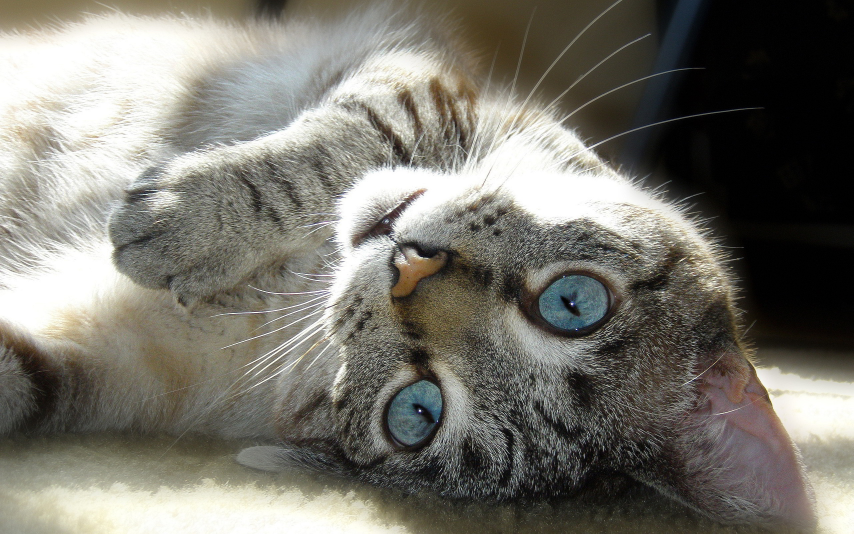
#> input picture Other_Projects/Open-CV/assets/cat-eyes-cute.jpg, 2560 x 1600 px (shown at 1/3 size)
$ jupyter execute python-cv.ipynb   (shell and % lines are left out)
#> lines starting #> are read from the running program, lines starting #| are printed output that depends on the picture; after the words box and inside, x2 and y2 are one past the last pixel; in counts of white or black regions, pixels touching at a corner belong together
<h1> Open CV tutorial </h1>

Welcome to my Open CV tutorial, this one have been made thanks to the " Tech with Tim " Tutorial, don't hesitate to watch his playlist <a href="https://www.youtube.com/playlist?list=PLzMcBGfZo4-lUA8uGjeXhBUUzPYc6vZRn"> here</a>.

If you want to run a particular section, don't forget to uncomment, the part were the image is display.

[cell 1]
import cv2
import numpy as np

<h1> -----------------------Introduction----------------------- <h1>

<h2> Loading the image </h2> <br>
    Different possibility for options :
       <li> IMREAD_COLOR : by defaut, load the image, all transparency will be neglected
       <li> IMREAD_GRAYSCALE : load the image in grayscale mode
       <li> IMREAD_UNCHANGED :  load the image, including alpha channel ( transparency, ... )

[cell 2]
img_1 = cv2.imread('assets/cat-eyes-cute.jpg', cv2.IMREAD_COLOR)
#> img_1 is the input picture: shape (1600, 2560, 3); mean B, G, R 109, 117.4, 119.7
img_2 = cv2.imread('assets/cat-eyes-cute.jpg', cv2.IMREAD_GRAYSCALE)
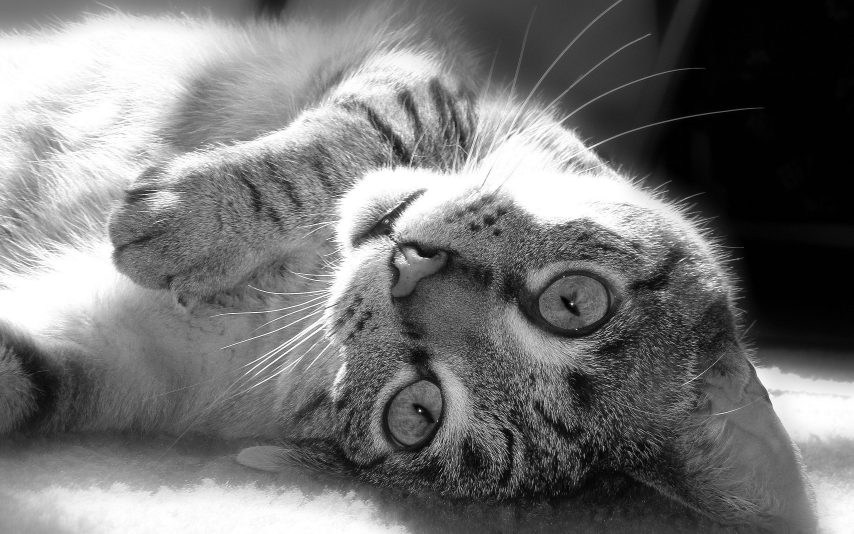
#> img_2: shape (1600, 2560) (shown at 1/3 size); min 0, max 255, mean 117.1
img_3 = cv2.imread('assets/cat-eyes-cute.jpg', cv2.IMREAD_UNCHANGED)

imgs = [img_1, img_2, img_3]
img = imgs[0]

<h3> Modifing the image </h3> <br>
    Different possibility for options :
       <li> IMREAD_COLOR : by defaut, load the image, all transparency will be neglected
       <li> IMREAD_GRAYSCALE : load the image in grayscale mode
       <li> IMREAD_UNCHANGED :  load the image, including alpha channel ( transparency, ... )

[cell 3]
#Resize the image into a 300x300 one
img = cv2.resize(img, (300,300))
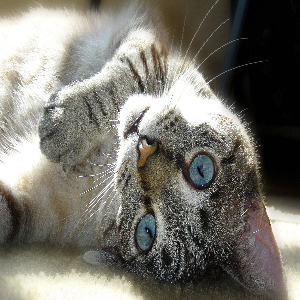
#> img: shape (300, 300, 3); mean B, G, R 108.9, 117.2, 119.5
#Resize the image into a hakf size one
img = cv2.resize(img, (0,0), fx=1/2, fy=1/2)
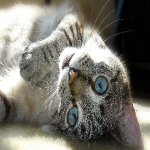
#> img: shape (150, 150, 3); mean B, G, R 109, 117.4, 119.6

<h3> Displaying the image </h3>

[cell 4]
def display(image, timeout=0):
    cv2.imshow('Image', image)

    #Wait that the user press a key, skipped after 10s. if the value is 0, it will wait indefinitely
    cv2.waitKey(timeout)
    cv2.destroyAllWindows()
#display(imgs[0], 1)

<h3> Saving the image </h3>

[cell 5]
cv2.imwrite('assets/my-cat-eyes-cute.jpg', img)
#> Out = True

<h1> -----------------------Image Fundamentals----------------------- <h1>

<h3> Image Representation </h3>

[cell 6]
img = imgs[0]
#Height, Width, Channels (RGB)
print(img.shape)
#| (1600, 2560, 3)

<h3> Make some random colors </h3>

[cell 7]
from random import randint as rd
new_img = imgs[0]
for i in range(new_img.shape[0]):
    for j in range(new_img.shape[1]):
        new_img[i][j] = [rd(0,255), rd(0,255), rd(0,255)]
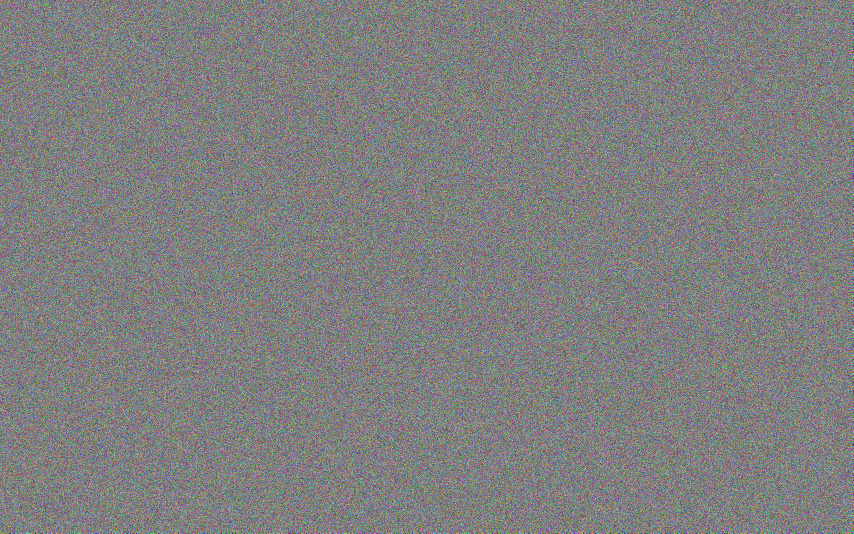
#> new_img: shape (1600, 2560, 3) (shown at 1/3 size); mean B, G, R 127.5, 127.5, 127.5

<h1> -------------------------- Cameras ------------------------- <h1>

<h3> Video </h3>

Now that we know how to manage a single image, we have to see how to manage some videos stream, like the output of a webcam.<br>

Moreover, we will try to modify the content of these output.

[cell 8]
def get_informations(cap, index):
    """
    :param cap: The object that give the information

    :param index: The index of information that we need :
        0: Current position of the video file in milliseconds or video capture timestamp.
        1: 0-based index of the frame to be decoded/captured next.
        2: Relative position of the video file: 0 - start of the film, 1 - end of the film.
        3: Width of the frames in the video stream.
        4: Height of the frames in the video stream.
        5: Frame rate.
        6: 4-character code of codec.
        7: Number of frames in the video file.
        8: Format of the Mat objects
        9: Backend-specific value indicating the current capture mode.
        10: Brightness of the image (only for cameras).
        11: Contrast of the image (only for cameras).
        12: Saturation of the image (only for cameras).
        13: Hue of the image (only for cameras).
        14: Gain of the image (only for cameras).
        15: Exposure (only for cameras).
        16: Boolean flags indicating whether images should be converted to RGB.
        17: The U value of the whitebalance setting (note: only supported by DC1394 v 2.x backend currently)
        18: The V value of the whitebalance setting (note: only supported by DC1394 v 2.x backend currently)
        19: Rectification flag for stereo cameras (note: only supported by DC1394 v 2.x backend currently)
        20: The ISO speed of the camera (note: only supported by DC1394 v 2.x backend currently)
        21: Amount of frames stored in internal buffer memory (note: only supported by DC1394 v 2.x backend currently)

    :return: The value of the information
    """
    return cap.get(index)

[cell 9]
running = False
if running:
    cam = cv2.VideoCapture(0)
while running :
    #Get the capture of the camera
    ret, frame = cam.read()


    #Let's try an example, let's make 4 times my face on the camera
    smaller_frame = cv2.resize(frame, (0,0), fx=1/2, fy=1/2)

    #Change the content of the frame, here make a black screen, to welcome the new frame with the 4 faces
    black_frame = np.zeros(frame.shape, np.uint8)

    #First we need the dimension of the image
    width = int(get_informations(cam, 3))
    height = int(get_informations(cam, 4))

    #Now let's fill the black_frame
    #Top left
    black_frame[:height//2, :width//2] = smaller_frame
    #Top right
    black_frame[:height//2:, width//2:] = smaller_frame
    #Bottom left
    black_frame[height//2:, :width//2] = smaller_frame
    #Bottom right
    black_frame[height//2:, width//2:] = smaller_frame


    #Let's have more fun, and rotate the images
    #Here it s impossible to have a rotation of 90° because the frame is not squared

    black_frame[:height//2, :width//2] = smaller_frame
    #Top right
    black_frame[:height//2:, width//2:] = cv2.cv2.rotate(smaller_frame, cv2.cv2.ROTATE_180)
    #Bottom left
    black_frame[height//2:, :width//2] = cv2.cv2.rotate(smaller_frame, cv2.cv2.ROTATE_180)
    #Bottom right
    black_frame[height//2:, width//2:] = smaller_frame
    frame_to_display = black_frame
    #frame_to_display = frame


    #Display the content of the camera
    #cv2.imshow('frame', frame_to_display)


    #While the key q is not press, we continue tu display
    if cv2.waitKey(1) == ord('q') :
        running = False

#cam.release()
#cv2.destroyAllWindows()

<h1> -------------------------- Drawing ------------------------- <h1>

<h3> Image Representation </h3>

Now that we know how to manage the output of our webcam, we have to see how display something into the screen. <br>
We will first see how to make simple geometrics forms, and text, that we can use for object detection for example.

[cell 10]
running = False
if running:
    cam = cv2.VideoCapture(0)
while running:
    #Get the capture of the camera
    ret, frame = cam.read()

    width = int(get_informations(cam, 3))
    height = int(get_informations(cam, 4))

    #Let's start slowly, with only drawing a blue line who cut the screen

    starting_point = (0, 0)
    end_point = (width, height)
    color = (255, 0, 0)
    thickness = 10
    #Clone the frame, to not display all the content
    img_for_line = np.copy(frame)
    frame_with_line = cv2.line(img_for_line, starting_point, end_point, color, thickness)

    #Let's get more in details, we can do the exact same things with a rectangle

    starting_point = (100, 100)
    rect_dimensions = (100, 150)

    #adding the starting point with the dimensiosn
    end_point = tuple(map(sum, zip(starting_point, rect_dimensions)))
    color = (255, 0, 0)
    thickness = 10
    #Clone the frame, to not display all the content
    img_for_rect = np.copy(frame)
    frame_with_rect = cv2.rectangle(img_for_rect, starting_point, end_point, color, thickness)

    #To finish, let's add a circle into our image
    center_position = (width // 2, height // 2)
    radius = 400
    thickness = 10  #-1 if you want to fill the circle
    #Clone the frame, to not display all the content
    img_for_circle = np.copy(frame)
    frame_with_circle = cv2.circle(img_for_circle, center_position, radius, color, thickness)

    #Now we can add a legend on our information, for example, let's keep the circle, and let's add it a legend
    font = cv2.FONT_HERSHEY_SIMPLEX
    font_scale = 3
    center_position = (width // 2 - 400, height // 2 + radius + 100)
    text = "Put your face here"
    color = (0, 0, 0)
    line_type = cv2.LINE_AA
    thickness = 3
    frame_with_circle = cv2.putText(frame_with_circle, text, center_position, font, font_scale, thickness, line_type)

    frame_to_display = img_for_circle

    #Display the content of the camera
    cv2.imshow('frame', frame_to_display)

    #While the key q is not press, we continue tu display
    if cv2.waitKey(1) == ord('q'):
        running = False
#cam.release()
#cv2.destroyAllWindows()

<h1> -------------------------- Colors ------------------------- <h1>

<h3> Colors modifications </h3>

Now that we know how to put form a certain positions, we need to see how to modify color <br>
This can be use to apply mask, make segmentation, ...

[cell 11]
running = False
if running:
    cam = cv2.VideoCapture(0)
while running :
    #Get the capture of the camera
    ret, frame = cam.read()

    #First, we need to transform the color panel into a HSV one.
    HSV = cv2.cvtColor(frame, cv2.COLOR_BGR2HSV)

    #Let's apply a blue mask, we need the lower and upper blue, these values are available on the OPENCV webpage
    lower_blue = np.array([90, 50, 50])
    upper_blue = np.array([130, 255, 255])

    #Let's create a mask, this one contain a boolean who told if pixels that are present between lower and opper bound.
    mask = cv2.inRange(HSV, lower_blue, upper_blue)

    #Apply the mask on the image, here is a and function, if the pixel are the same keep them, black otherwise
    #Here we will apply it onto a single image, so the parameters are the same.
    result = cv2.bitwise_and(frame, frame, mask=mask)

    width = int(get_informations(cam, 3))
    height = int(get_informations(cam, 4))

    frame_to_display = result

    #Display the content of the camera
    cv2.imshow('frame', frame_to_display)


    #While the key q is not press, we continue tu display
    if cv2.waitKey(1) == ord('q') :
        running = False
#cam.release()
#cv2.destroyAllWindows()

<h1> -------------------------- Detections ------------------------- <h1>

Now that we know how to manage webcam output, we will try to apply some detections on it.

<h3> Corner Detection </h3>

Let's start with an important one, the corner detection.
This will allow us to stay focus in a single image.

To do that let's start with a full square image, with a black and white mosaic.

[cell 12]
img = cv2.imread('assets/squares.png')
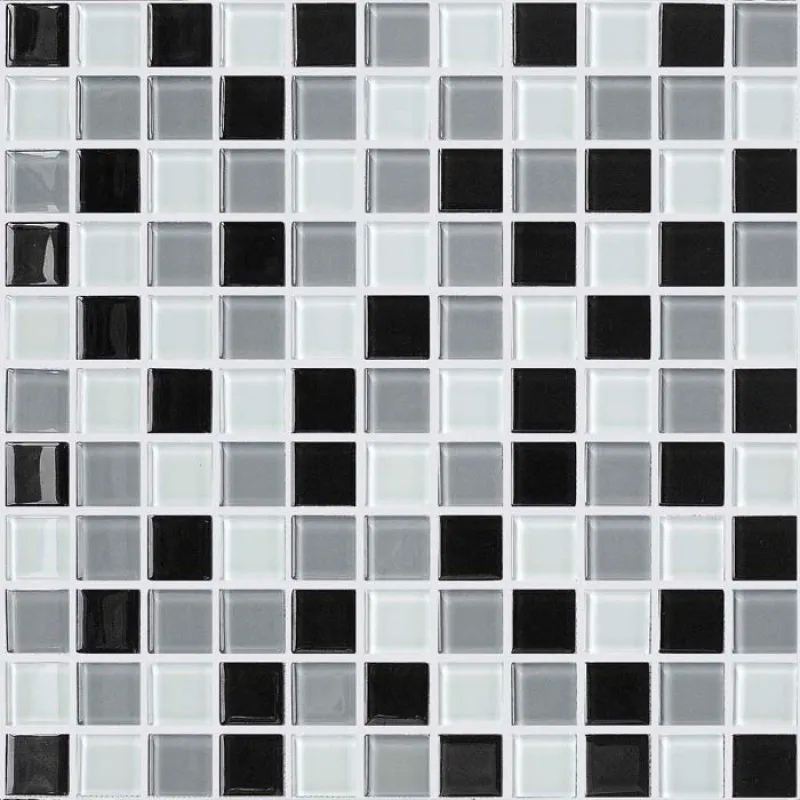
#> input picture Other_Projects/Open-CV/assets/squares.png, 800 x 800 px
#> img is the input picture: shape (800, 800, 3); mean B, G, R 158.1, 155.8, 152.5

[cell 13]
#Let's first copy this image in gray to help the algorithm
gray_img = cv2.cvtColor(img, cv2.COLOR_BGR2GRAY)
#Number of output that we want, here let's say 100 corners.
nb_best_corners = 100
#The minimal confidence of the algorithm
min_quality = 0.5
#The distance minimal between two corners, computes thanks to an euclidian distance.
dist = 1
#Get the corners in the image
corners = cv2.goodFeaturesToTrack(gray_img, nb_best_corners, min_quality, dist)
#> corners = 72 rows, first 8: [224, 222], [586, 735], [439, 735], [354, 505], [659, 504], [152, 369], [587, 663], [152, 4]
#Convert it into integer
corners = np.int0(corners)

<h3> Now let's draw a red circle around them. </h3>

[cell 14]
for corner in corners :
    #Using ravel to flat the array, for example [[[1],[2]]] -> [1,2]
    x, y = corner.ravel()
    center_position = (x, y)
    radius = 30
    thickness = 3  #-1 if you want to fill the circle
    color = (0, 0, 255)
    img = cv2.circle(img, center_position, radius, color, thickness)
#> this loop made 72 passes
#> (x, y) on passes 1 to 12: (224, 222), (586, 735), (439, 735), (354, 505), (659, 504), (152, 369), (587, 663), (152, 4), (512, 652), (220, 138), (512, 431), (514, 369)
#> pass 1, `img = cv2.circle(img, center_position, radius, color, thickness)`:
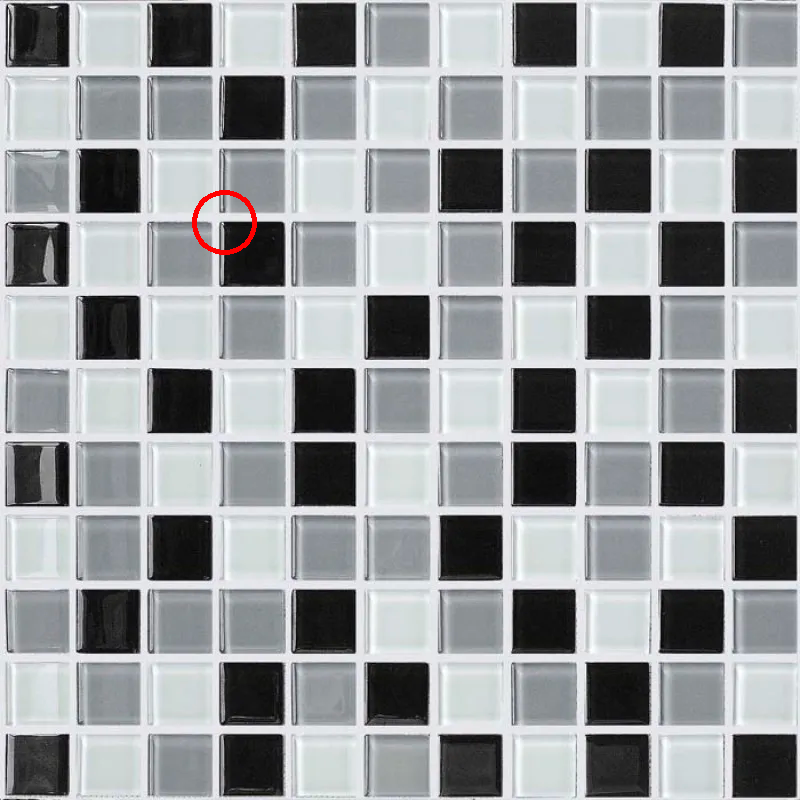
#> img: shape (800, 800, 3); 0.15% of pixels changed, all inside (x1, y1, x2, y2) = (192, 190, 257, 255)
#> pass 2, `img = cv2.circle(img, center_position, radius, color, thickness)`:
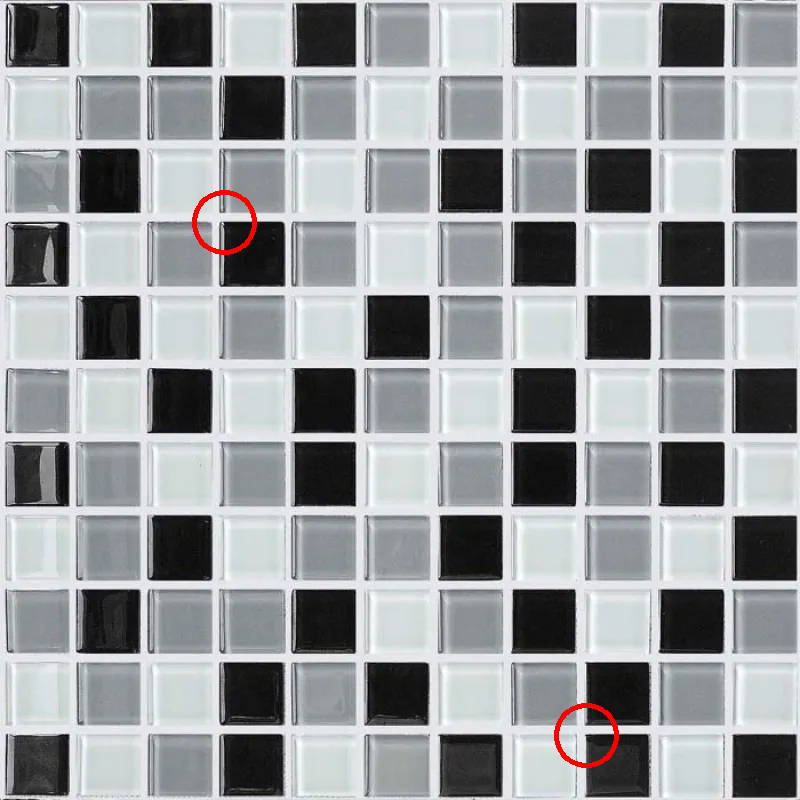
#> img: shape (800, 800, 3); 0.15% of pixels changed, all inside (x1, y1, x2, y2) = (554, 703, 619, 768)
#> pass 3, `img = cv2.circle(img, center_position, radius, color, thickness)`:
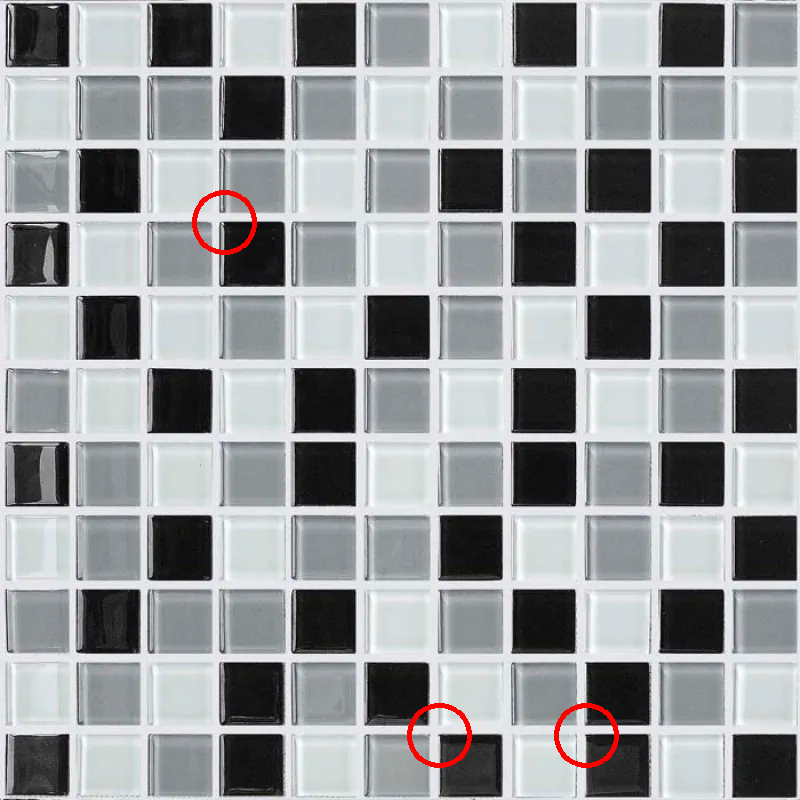
#> img: shape (800, 800, 3); 0.15% of pixels changed, all inside (x1, y1, x2, y2) = (407, 703, 472, 768)
#> after the loop:
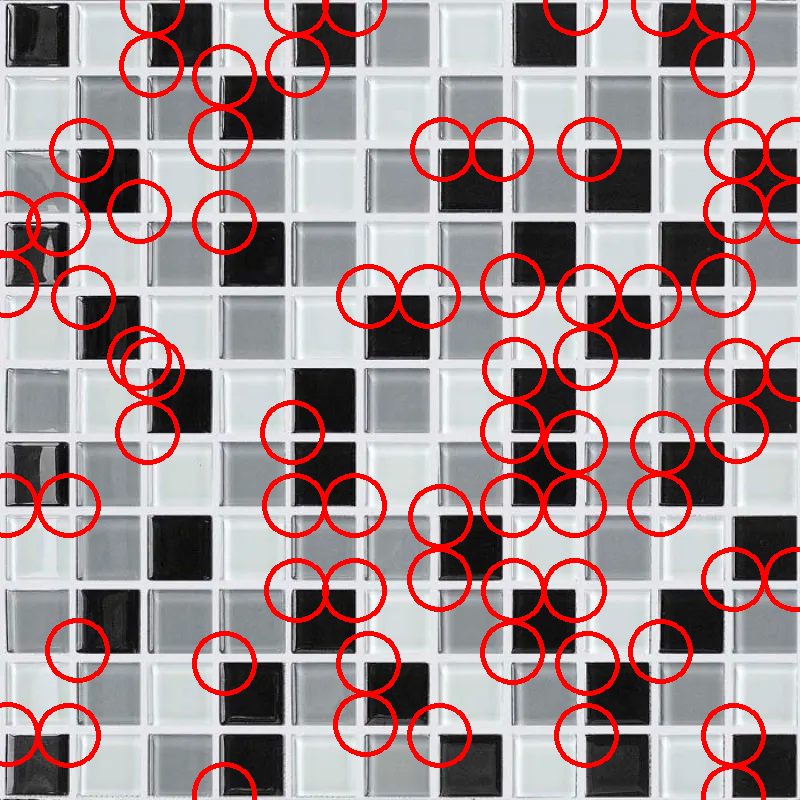
#> img: shape (800, 800, 3); 8.78% of pixels changed, all inside (x1, y1, x2, y2) = (0, 0, 800, 800)
#display(img, 0)
